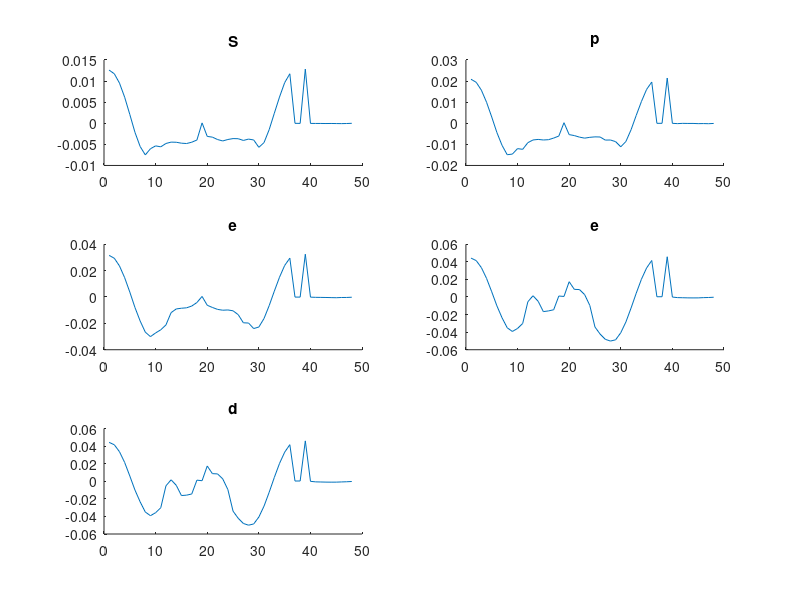

Write MATLAB code to recreate this figure.
%Low Speed Lab 2
%the purpose of this script is to import our raw data and formate the data
%in graphs
clc; clear all
close all

%read in and format data
data = csvread("data2.csv");

rundata = zeros(48,3,7);
runNum = 0;
counter = 1;
for i=1:length(data)
    
    if(data(i,3) ~= runNum)
        rundata(:,:,runNum+1) = data(runNum*48+1:counter-1, 1:3);
        runNum = runNum + 1;
    end
    if( i == length(data) )
        rundata(:,:,runNum+1) = data(runNum*48+1:counter, 1:3);
    end
    counter = counter + 1;
end 

[m,n,p] = size(rundata);

figure(1)
%runs used 
runNum = [1,3,4,5,6];
label = ["Speed 40","Speed 50","Speed 60","Speed 70","Speed 70"];

% monometer pressures
P = [.35, .58, .89, 1.25, 1.25];
dP = [.01, .01, .01, .01, .01];

% density of ethanol
eth = 827; 

% density of air
air = 1.2;

% gravity constant
g = 9.8;

% static pressure
Pstat = 109100; %[pa]

% temperature in degrees celcius
T = 19.5; 



for i=1:length(runNum)
    subplot(3,2,i)
    title(label(i));
    hold on
    plot(rundata(:,1,runNum(i)+1), rundata(:,2,runNum(i)+1));
end


